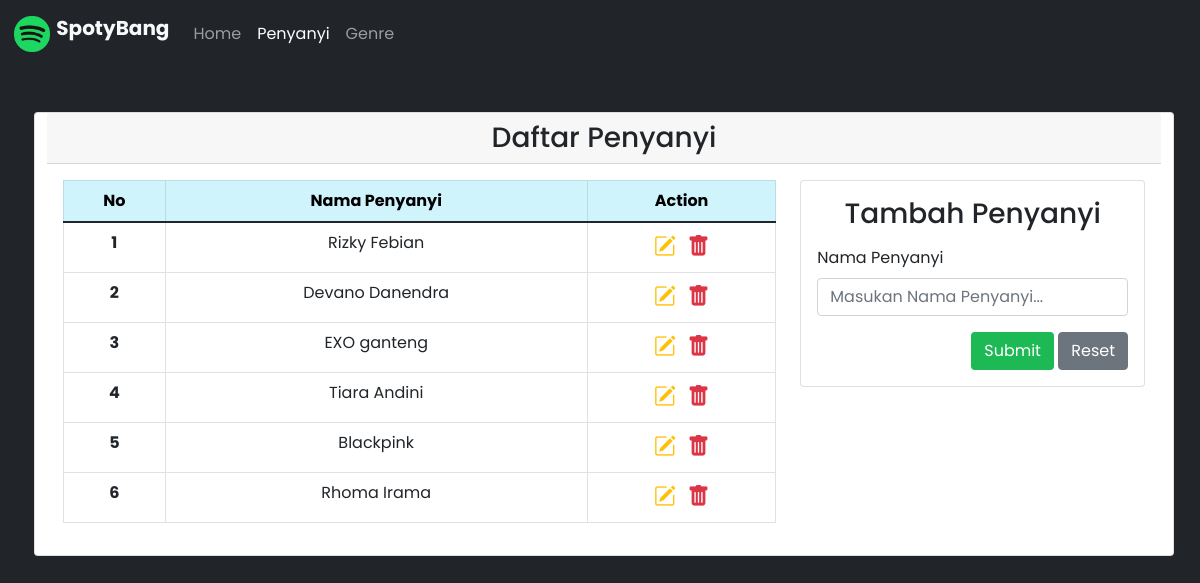
/source_code/program/penyanyi.php, run on the app's committed database.
### tables this page shows
CREATE TABLE `penyanyi` (
  `id_penyanyi` int(11) NOT NULL,
  `nama_penyanyi` varchar(100) NOT NULL
);

### source_code/program/config/db.php (called while the page is built)
<?php
$DB_HOST = "localhost";
$DB_USERNAME = "root";
$DB_PASSWORD = "";
$DB_NAME = "db_tp3";

### source_code/program/classes/DB.php (called while the page is built, shortened)
<?php
class DB
{
    private $hostname;
    private $username;
    private $password;
    private $dbname;
    private $conn;
    private $result;
    function __construct($hostname, $username, $password, $dbname)
    {
        $this->hostname = $hostname;
        $this->username = $username;
        $this->password = $password;
        $this->dbname = $dbname;
    }
    function open()
    {
        $this->conn = mysqli_connect($this->hostname, $this->username, $this->password, $this->dbname);
    }
    function execute($query)
    {
        $this->result = mysqli_query($this->conn, $query);
    }
    function getResult()
    {
        return mysqli_fetch_array($this->result);
    }
}

### source_code/program/classes/Penyanyi.php (called while the page is built, shortened)
<?php
class Penyanyi extends DB {
        function getPenyanyi() {
            $query = "SELECT * FROM penyanyi";
            return $this->execute($query);
        }
    }
?>

### source_code/program/penyanyi.php (the view, shortened to what this page needs)
<?php
include("config/db.php");
include("classes/DB.php");
include("classes/Penyanyi.php");
$penyanyi = new Penyanyi($DB_HOST, $DB_USERNAME, $DB_PASSWORD, $DB_NAME);
$penyanyi->open();
$dataNavbar = null;
$dataHeader = null;
$dataContent = null;
if (!isset($_GET['id_update'], $_GET['id_delete'])) {
    $dataForm = "
            <div class='mb-3'>
              <label for='nama_penyanyi' class='form-label'>Nama Penyanyi</label>
              <input type='text' class='form-control' id='nama_penyanyi' name='nama_penyanyi' placeholder='Masukan Nama Penyanyi...' required />
            </div>
            <div class='float-end'>
                <button type='submit' class='btn btn-custom' name='btn-submit' id='btn-submit'>Submit</button>
                <button type='reset' class='btn btn-secondary' name='btn-reset' id='btn-reset'>Reset</button>
            </div>
    ";
}
$dataNavbar .= "
            <li class='nav-item'>
                <a class='nav-link active' href='penyanyi.php'>Penyanyi</a>
            </li>
            <li class='nav-item'>
                <a class='nav-link ' href='genre.php'>Genre</a>
            </li>
";
$dataHeader .= "
            <th scope='col'>No</th>
            <th scope='col'>Nama Penyanyi</th>
            <th scope='col'>Action</th>
";
$penyanyi->getPenyanyi();
$no = 1;
while ($row = $penyanyi->getResult()) {
    $dataContent .= '
    <tr>
        <th scope="row">' . $no . '</th>
        <td>' . $row['nama_penyanyi'] . '</td>
        <td style="font-size: 22px;">
            <a href="penyanyi.php?id_update=' . $row['id_penyanyi'] . '" title="Edit Data"><i class="bi bi-pencil-square text-warning"></i></a>&nbsp;
            <a href="penyanyi.php?id_delete=' .$row['id_penyanyi'] . '" title="Delete Data"><i class="bi bi-trash-fill text-danger"></i></a>
        </td>
    </tr>
    ';
    $no++;
}
?>

### data on the page
penyanyi: nama_penyanyi "Rizky Febian"
penyanyi: nama_penyanyi "Devano Danendra"
penyanyi: nama_penyanyi "EXO ganteng"
penyanyi: nama_penyanyi "Tiara Andini"
penyanyi: nama_penyanyi "Blackpink"
penyanyi: nama_penyanyi "Rhoma Irama"

### other printed values
$this->content "SpotyBang Home Daftar Penyanyi Tambah Penyanyi"
